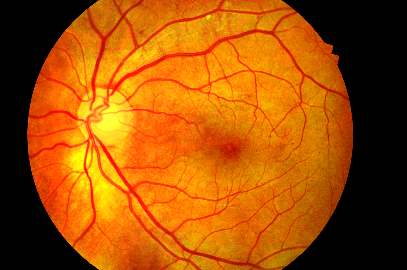
%> input picture 35_mejorada.png, 407 x 270 px
$ octave Df_BoxCouting_Retina.m   (GNU Octave 9; MATLAB toolbox functions it lacks are replaced by stand-ins)
%> lines starting %> are read from the running program, lines starting %| are printed output that depends on the picture; in (x1, y1, x2, y2) boxes, pixels count from 0 and x2, y2 are one past the last pixel; in counts of white or black regions, pixels touching at a corner belong together; the program's own positions count from 1
% Calculo de la Dimensión Fractal de la Retina Humana (Método Box-Counting)
clear;
close all;
clc;

imagen = imread('35_mejorada.png');
%> imagen is the input picture: size 270x407x3 uint8; mean R, G, B 160.2, 80.3, 3.9

imagen_gris = im2gray(imagen);
imagen_gris = im2double(imagen_gris);
%> imagen_gris: size 270x407 double

% Trazado de la arquitectura vascular
imagen_suavizada = imgaussfilt(imagen_gris, 2); % Suavizado gaussiano
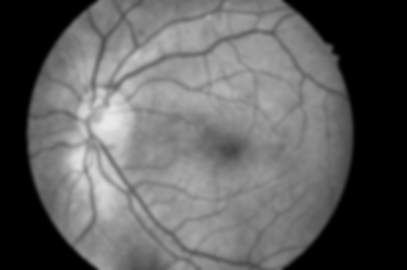
%> imagen_suavizada: size 270x407 double; min 0, max 0.915, mean 0.374
umbral_disco = graythresh(imagen_suavizada); % Umbral de Otsu
%> umbral_disco = 0.271

mascara_disco = imagen_suavizada > umbral_disco; % Máscara binaria utilizando umbral
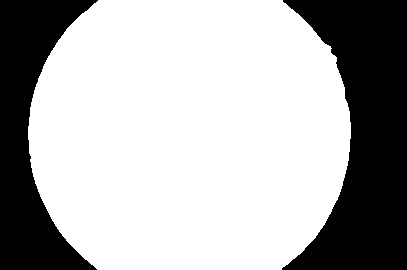
%> mascara_disco: size 270x407 logical; 69% white; 2 black regions, box (x1, y1, x2, y2) and area: (282, 0, 407, 270) 20738, (0, 0, 98, 270) 13353
mascara_disco = imfill(mascara_disco,'holes'); % Rellena huecos
mascara_disco = bwareaopen(mascara_disco,5000); % Elimina ruido

se = strel('disk',10); % Elemento estructurante
mascara_disco_interior = imerode(mascara_disco,se); % Erosión morfológica
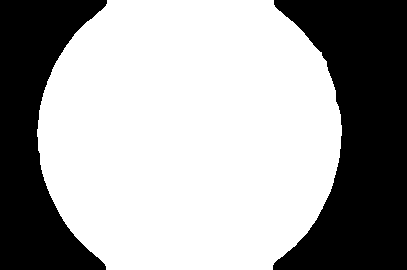
%> mascara_disco_interior: size 270x407 logical; 63.6% white; 2 black regions, box (x1, y1, x2, y2) and area: (273, 0, 407, 270) 23710, (0, 0, 107, 270) 16301

% Segmentación de vasos sanguíneos
umbral_otsu = graythresh(imagen_gris); % Umbral automático de Otsu
%> umbral_otsu = 0.271
mascara_intensidad = imagen_gris > umbral_otsu; % Máscara binaria usando umbral
%> mascara_intensidad: size 270x407 logical; 69.2% white; 59 black regions (53 under 20 px), largest, box (x1, y1, x2, y2) and area: (282, 0, 407, 270) 20362, (0, 0, 99, 270) 13177, (231, 262, 260, 268) 62, (100, 38, 105, 55) 33, (225, 147, 236, 154) 30, (205, 255, 219, 260) 27

bordes_canny = edge(imagen_gris,'Canny'); % Detección de bordes método Canny
%> bordes_canny: size 270x407 logical; 6.8% white in thin lines or dots, all inside (x1, y1, x2, y2) = (27, 1, 354, 269)
vasos = bordes_canny & mascara_intensidad & mascara_disco_interior; % Detección de vasos sanguíneos
%> vasos: size 270x407 logical; 6% white in thin lines or dots, all inside (x1, y1, x2, y2) = (38, 1, 336, 269)

% Post-procesado morfológico
vasos = bwareaopen(vasos,100); % Elimina ruido pequeño
vasos = imclose(vasos,strel('disk',1));
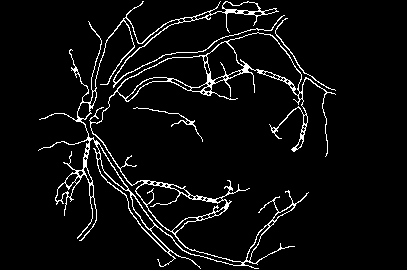
%> vasos: size 270x407 logical; 5.3% white in thin lines or dots, all inside (x1, y1, x2, y2) = (38, 1, 336, 269)

figure;
subplot(1,3,1); imshow(imagen, []); title('Imagen Mejorada de la Retina');
subplot(1,3,2); imshow(imagen_gris, []); title('Imagen de la Retina en Escala de Grises');
subplot(1,3,3);imshow(vasos); title('Arquitectura Vascular de la Retina');


% Método Box-Counting
[filas, columnas] = size(vasos);
%> filas = 270; columnas = 407
vasos = logical(vasos);
num_cajas = [5 10 15 20 25 30 35 40 45 50 55 60 65 70 75 80 85 90 95 100]; % l = 1/k
num_escalas = length(num_cajas);

N = zeros(1,num_escalas); % N(l) -> Número de cajas ocupadas
l = zeros(1,num_escalas); % l -> Escala (longitud de caja)

for i=1:num_escalas
    k = num_cajas(i); % Número de cajas por eje
    l(i) = 1/k; % Tamaño de la caja
    tam_caja = ceil(max(filas, columnas) / k); % Tamaño de caja en pixeles
    filas_pad = k * tam_caja;
    columnas_pad = k * tam_caja;
    pad_filas = filas_pad - filas; % Filas a rellenar
    pad_columnas = columnas_pad - columnas; % Columnas a rellenar
    pad_sup = floor(pad_filas/2);
    pad_inf = ceil(pad_filas/2);
    pad_izq = floor(pad_columnas/2);
    pad_der = ceil(pad_columnas/2);
    imagen_pad = padarray(vasos, [pad_sup pad_izq], 0, 'pre');
    imagen_pad = padarray(imagen_pad, [pad_inf pad_der], 0, 'post');
    % Conteo de cajas
    contador = 0;
    for r=1:k % Recorre filas de la cuadrícula
        for c=1:k % Recorre columnas de la cuadrícula
            r_ini = (r-1)*tam_caja + 1; % Fila inicial de la caja
            r_fin   = r*tam_caja; % Fila final de la caja
            c_ini = (c-1)*tam_caja + 1; % Columna inicial de la caja
            c_fin   = c*tam_caja; % Columna final de la caja
            bloque = imagen_pad(r_ini:r_fin, c_ini:c_fin);
            if any(bloque(:)) % Si hay un pixel vascular
                contador = contador + 1;
            end
        end
    end
    N(i) = contador; % Guarda el número total de cajas ocupadas
    % Visualizar cuadrículas
    figure;
    imshow(imagen_pad, []);
    hold on
    % Dibujar cuadrículas
    for r=0:k
        y = r * tam_caja + 0.5;
        line([1 columnas_pad],[y y],'Color','y','LineWidth',0.5);
    end
    for c=0:k
        x = c * tam_caja + 0.5;
        line([x x],[1 filas_pad],'Color','y','LineWidth',0.5);
    end

    title(['l = 1/',num2str(k),', N(l) = ',num2str(contador)])
end
%> this loop made 20 passes
%> pass 1, `imagen_pad = padarray(vasos, [pad_sup pad_izq], 0, 'pre');`:
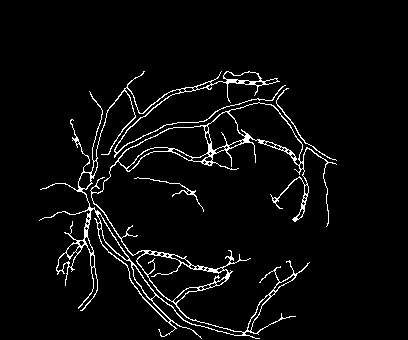
%> imagen_pad: size 340x408 logical; 4.2% white in thin lines or dots, all inside (x1, y1, x2, y2) = (39, 71, 337, 339)
%> pass 1, `title(['l = 1/',num2str(k),', N(l) = ',num2str(contador)])`:
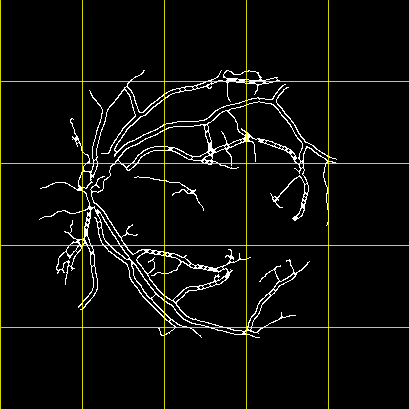
%> figure redrawn from the program's plot data; its title reads 'l = 1/5, N(l) = 20'
%> pass 3, `imagen_pad = padarray(imagen_pad, [pad_inf pad_der], 0, 'post');`:
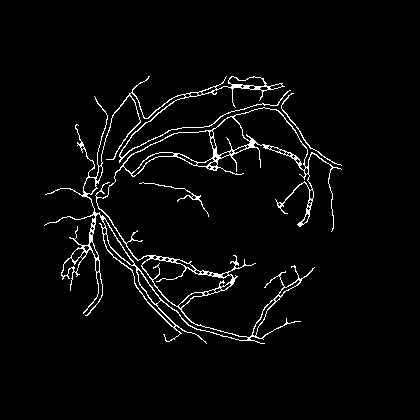
%> imagen_pad: size 420x420 logical; 3.3% white in thin lines or dots, all inside (x1, y1, x2, y2) = (44, 76, 342, 344)
%> after the loop, N = 20 values, max 974 at index 17, min 20 at index 1, mean 501.6; l = 20 values, max 0.2 at index 1, min 0.01 at index 20, mean 0.036

% Tabla de resultados (ajuste log-log)
x = -log(l);
%> x = 20 values from 1.61 to 4.61
y = log(N);
%> y = 20 values, max 6.88 at index 17, min 3 at index 1, mean 5.85

%> (the run ends here)
